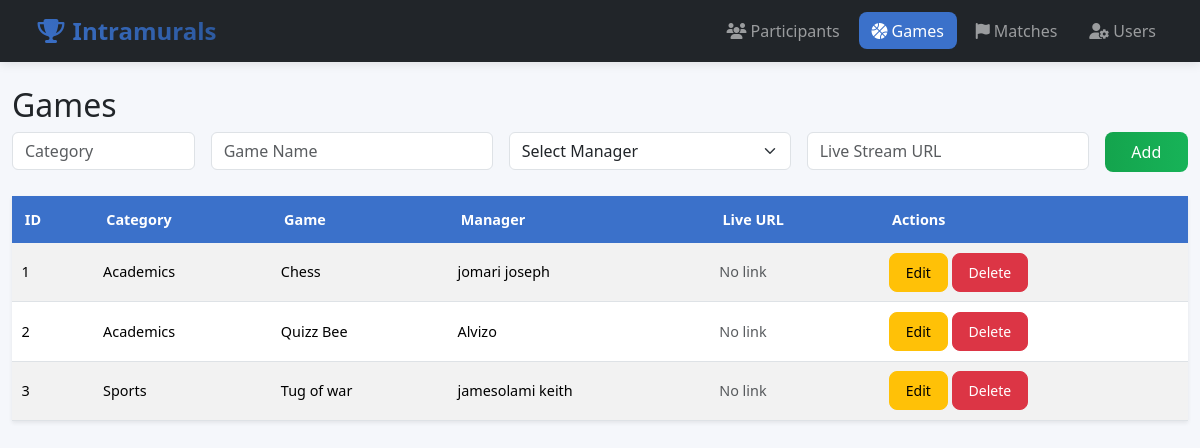
/games/, run on the app's committed database.
### models.py (models this page shows)
class Game(db.Model):
    __tablename__ = "games"
    id = db.Column(db.Integer, primary_key=True)
    category = db.Column(db.String(50), nullable=False)
    game_name = db.Column(db.String(100), nullable=False)
    game_manager = db.Column(db.String(100), nullable=False)
    live_url = db.Column(db.String(255), nullable=True)

### routes/games.py (the view)
@games_bp.route("/")
def list_games():
    games = Game.query.all()
    managers = User.query.filter_by(role="game_manager").all()  # ✅ only managers
    return render_template("games.html", games=games, managers=managers)

### templates/games.html (shortened to what this page needs)
{% extends "base.html" %} {% block content %}
<h2>Games</h2>
<form class="row g-3 mb-4" method="post" action="{{ url_for('games.add') }}">
	<div class="col-md-2">
		<input type="text" class="form-control" name="category" placeholder="Category" required />
	</div>
	<div class="col-md-3">
		<input type="text" class="form-control" name="game_name" placeholder="Game Name" required />
	</div>
	<div class="col-md-3">
		<select class="form-select" name="game_manager" required>
			<option value="">Select Manager</option>
		</select>
	</div>
	<div class="col-md-3">
		<input type="url" class="form-control" name="live_url" placeholder="Live Stream URL" />
	</div>
	<div class="col-md-1">
		<button type="submit" class="btn btn-success w-100">Add</button>
	</div>
</form>
<table class="table table-striped table-hover shadow-sm">
	<thead class="table-primary">
		<tr>
			<th>ID</th>
			<th>Category</th>
			<th>Game</th>
			<th>Manager</th>
			<th>Live URL</th>
			<th>Actions</th>
		</tr>
	</thead>
	<tbody>
		{% for g in games %}
		<tr>
			<td>{{ g.id }}</td>
			<td>{{ g.category }}</td>
			<td>{{ g.game_name }}</td>
			<td>{{ g.game_manager }}</td>
			<td>
				{% if g.live_url %}
				<a href="{{ g.live_url }}" target="_blank" class="btn btn-link">Watch</a>
				{% else %}
				<span class="text-muted">No link</span>
				{% endif %}
			</td>
			<td>
				<button type="button" class="btn btn-warning btn-sm" data-bs-toggle="modal" data-bs-target="#editModal{{ g.id }}">Edit</button>
				<a href="{{ url_for('games.delete', id=g.id) }}" class="btn btn-danger btn-sm">Delete</a>
			</td>
		</tr>
		 {% endfor %}
	</tbody>
</table>
{% endblock %}

### templates/base.html (shortened to what this page needs)
<!DOCTYPE html>
<html lang="en">
<head>
  <link href="https://cdn.jsdelivr.net/npm/bootstrap@5.3.2/dist/css/bootstrap.min.css" rel="stylesheet">
  <link rel="stylesheet" href="https://cdnjs.cloudflare.com/ajax/libs/font-awesome/6.4.0/css/all.min.css">
</head>
<body>
  <nav class="navbar navbar-expand-lg navbar-dark bg-dark">
    <div class="container">
      <a class="navbar-brand fw-bold" href="{{ url_for('index') }}">
        <i class="fas fa-trophy me-2"></i>Intramurals
      </a>
      <div class="collapse navbar-collapse" id="navbarNav">
        <ul class="navbar-nav ms-auto text-center">
          <li class="nav-item">
            <a class="nav-link {% if request.endpoint == 'participants.list_participants' %}active{% endif %}" href="{{ url_for('participants.list_participants') }}">
              <i class="fas fa-users me-1"></i>Participants
            </a>
          </li>
          <li class="nav-item">
            <a class="nav-link {% if request.endpoint == 'games.list_games' %}active{% endif %}" href="{{ url_for('games.list_games') }}">
              <i class="fas fa-basketball-ball me-1"></i>Games
            </a>
          </li>
          <li class="nav-item">
            <a class="nav-link {% if request.endpoint == 'matches.list_matches' %}active{% endif %}" href="{{ url_for('matches.list_matches') }}">
              <i class="fas fa-flag me-1"></i>Matches
            </a>
          </li>
          <li class="nav-item">
            <a class="nav-link {% if request.endpoint == 'users.list_users' %}active{% endif %}" href="{{ url_for('users.list_users') }}">
              <i class="fas fa-user-cog me-1"></i>Users
            </a>
          </li>
        </ul>
      </div>
    </div>
  </nav>
  <main class="container my-4">
    {% block content %}{% endblock %}
  </main>
</body>
</html>

### templates/base.html (style rules this page uses)
:root { --primary-color: #3b71ca; --secondary-color: #f8f9fa; --accent-color: #dc3545; --dark-color: #212529; --light-color: #f8f9fa; --success-color: #14a44d; --border-radius: 8px; }
body { background-color: #f5f7fb; font-family: 'Segoe UI', Tahoma, Geneva, Verdana, sans-serif; }
.navbar { box-shadow: 0 2px 10px rgba(0,0,0,0.1); padding: 0.5rem 1rem; }
.navbar-brand { font-weight: 700; font-size: 1.5rem; background: linear-gradient(45deg, var(--primary-color), #2b5699); -webkit-background-clip: text; -webkit-text-fill-color: transparent; padding: 0.3rem 0.6rem; border-radius: var(--border-radius); }
.nav-link { font-weight: 500; padding: 0.4rem 0.8rem !important; margin: 0 0.2rem; border-radius: var(--border-radius); transition: all 0.3s ease; text-align: center; }
.nav-link.active { background-color: var(--primary-color); color: white !important; }
.container { max-width: 1200px; }
.btn { border-radius: var(--border-radius); padding: 0.5rem 1rem; font-weight: 500; transition: all 0.3s ease; }
.btn-success { background: linear-gradient(to right, var(--success-color), #17b358); border: none; }
.table th { background-color: var(--primary-color); color: white; border: none; padding: 0.8rem; font-size: 0.9rem; }
.table td { padding: 0.6rem; vertical-align: middle; font-size: 0.9rem; }

### data on the page
Game: id "1", category "Academics", game_name "Chess", game_manager "jomari joseph", live_url "No link"
Game: id "2", category "Academics", game_name "Quizz Bee", game_manager "Alvizo", live_url "No link"
Game: id "3", category "Sports", game_name "Tug of war", game_manager "jamesolami keith", live_url "No link"
